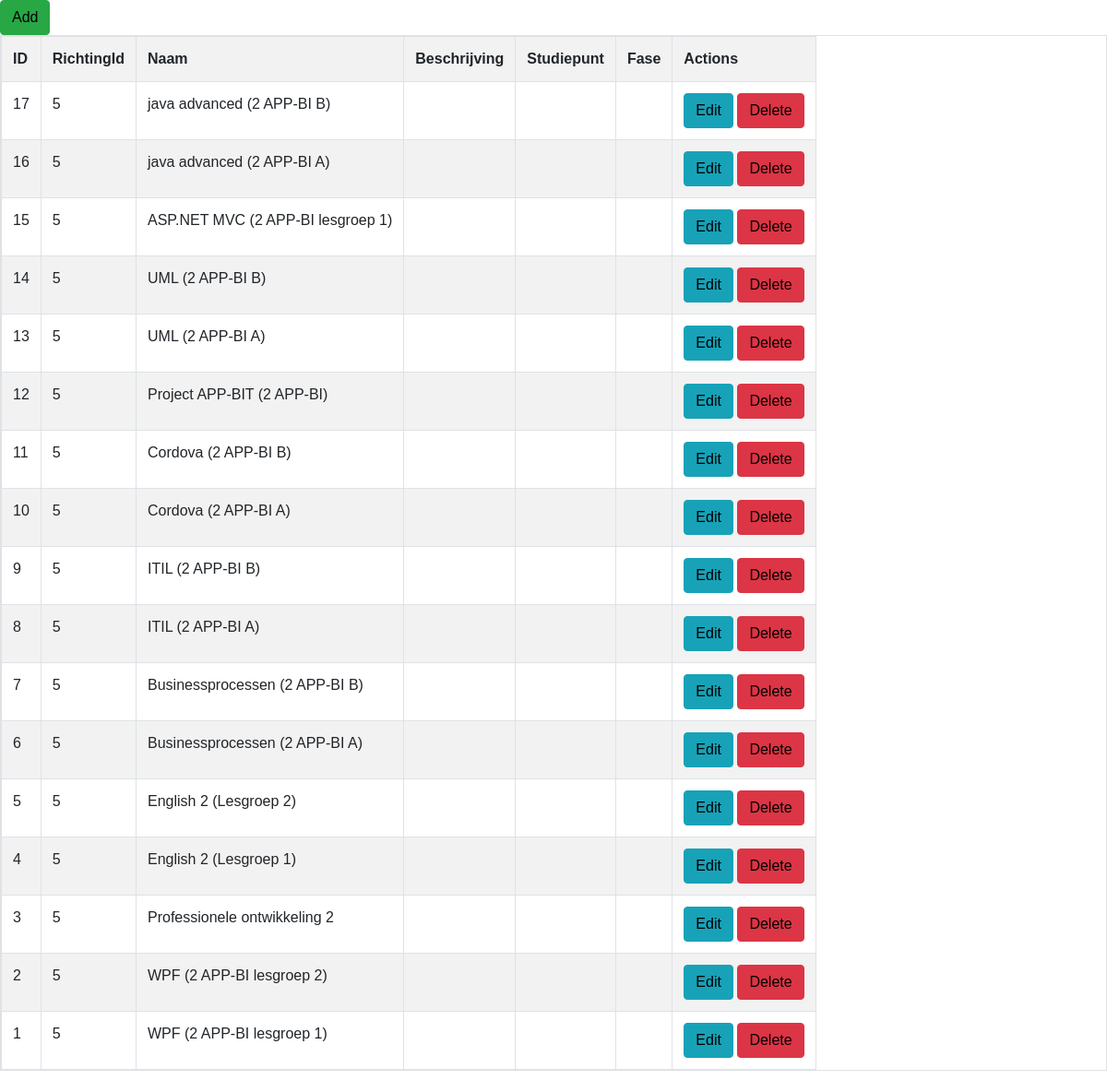
Screenshot of /index.php/vak with the database file from the repository.
### tables this page shows
CREATE TABLE `vak` (
  `id` int(50) NOT NULL,
  `richtingId` int(50) DEFAULT NULL,
  `naam` varchar(255) NOT NULL,
  `beschrijving` varchar(255) DEFAULT NULL,
  `studiepunt` int(50) DEFAULT NULL,
  `fase` varchar(255) DEFAULT NULL
);

### application/controllers/Vak.php (called while the page is built, shortened)
<?php
class Vak extends CI_Controller
{
    public $Vak_model;
    function __construct()
    {
        $this->load->model('Vak_model');
    }
    function index()
    {
        $data['vak'] = $this->Vak_model->get_all_vak();
        $data['_view'] = 'vak/index';
        $this->load->view('layouts/main', $data);
    }
}

### index.php (called while the page is built, shortened)
<?php
require_once BASEPATH.'core/CodeIgniter.php';

### application/models/Vak_model.php (called while the page is built, shortened)
<?php
class Vak_model extends CI_Model
{
    function get_all_vak()
    {
        $this->db->order_by('id', 'desc');
        return $this->db->get('vak')->result_array();
    }
}

### application/views/vak/index.php (the view, shortened to what this page needs)
<div class="pull-right">
	<a href="<?php echo site_url('vak/add'); ?>" class="btn btn-success">Add</a>
</div>
<table class="table table-striped table-bordered">
    <tr>
		<th>ID</th>
		<th>RichtingId</th>
		<th>Naam</th>
		<th>Beschrijving</th>
		<th>Studiepunt</th>
		<th>Fase</th>
		<th>Actions</th>
    </tr>
	<?php foreach($vak as $v){ ?>
    <tr>
		<td><?php echo $v['id']; ?></td>
		<td><?php echo $v['richtingId']; ?></td>
		<td><?php echo $v['naam']; ?></td>
		<td><?php echo $v['beschrijving']; ?></td>
		<td><?php echo $v['studiepunt']; ?></td>
		<td><?php echo $v['fase']; ?></td>
		<td>
            <a href="<?php echo site_url('vak/edit/'.$v['id']); ?>" class="btn btn-info btn-xs">Edit</a>
            <a href="<?php echo site_url('vak/remove/'.$v['id']); ?>" class="btn btn-danger btn-xs">Delete</a>
        </td>
    </tr>
	<?php } ?>
</table>

### application/css/style.css (style rules this page uses)
body { height: 100%; margin: 0px; padding: 0px; font-family: Verdana, Arial, Helvetica, sans-serif; color: black; background-color: white; }
td { padding-right: 20px; }
table { display: inline-block; }
a:link { color: black; }

### rows the page displays
vak: id "17", richtingId "5", naam "java advanced (2 APP-BI B)"
vak: id "16", richtingId "5", naam "java advanced (2 APP-BI A)"
vak: id "15", richtingId "5", naam "ASP.NET MVC (2 APP-BI lesgroep 1)"
vak: id "14", richtingId "5", naam "UML (2 APP-BI B)"
vak: id "13", richtingId "5", naam "UML (2 APP-BI A)"
vak: id "12", richtingId "5", naam "Project APP-BIT (2 APP-BI)"
vak: id "11", richtingId "5", naam "Cordova (2 APP-BI B)"
vak: id "10", richtingId "5", naam "Cordova (2 APP-BI A)"
vak: id "9", richtingId "5", naam "ITIL (2 APP-BI B)"
vak: id "8", richtingId "5", naam "ITIL (2 APP-BI A)"
vak: id "7", richtingId "5", naam "Businessprocessen (2 APP-BI B)"
vak: id "6", richtingId "5", naam "Businessprocessen (2 APP-BI A)"
vak: id "5", richtingId "5", naam "English 2 (Lesgroep 2)"
vak: id "4", richtingId "5", naam "English 2 (Lesgroep 1)"
vak: id "3", richtingId "5", naam "Professionele ontwikkeling 2"
vak: id "2", richtingId "5", naam "WPF (2 APP-BI lesgroep 2)"
vak: id "1", richtingId "5", naam "WPF (2 APP-BI lesgroep 1)"
